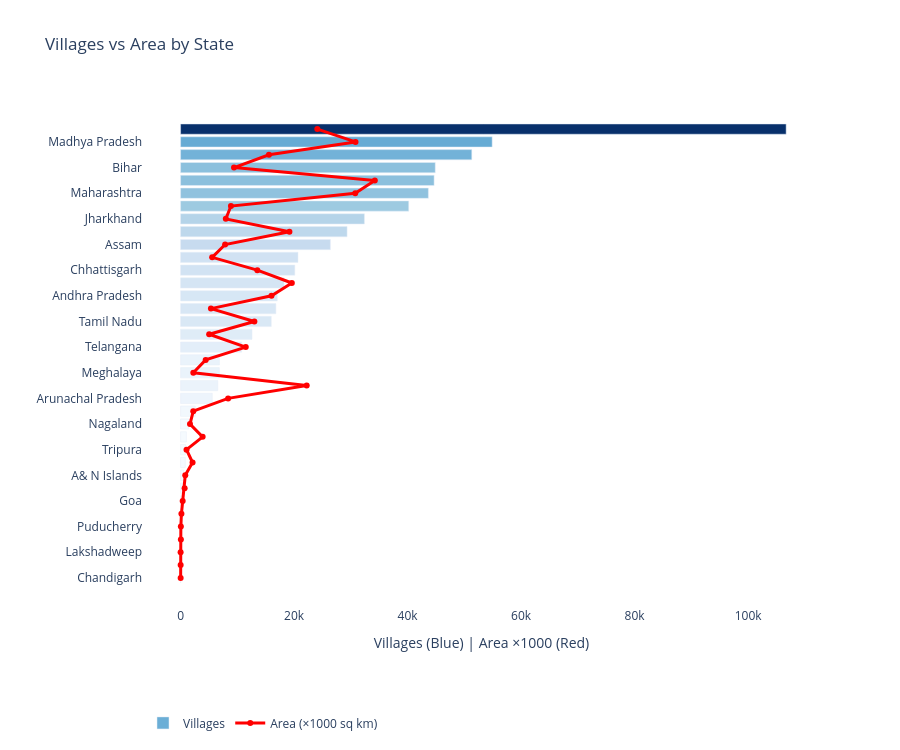

Notebook source saved alongside this figure:
### Code cell
df = df_rhs.copy()
df = df[df['State/UT'] != 'All India']
df = df.sort_values('Number of Villages')
df['Area_scaled'] = df['Area [Sq. Km.] - Total'] / 10
fig = go.Figure()
fig.add_bar(
    x=df['Number of Villages'],
    y=df['State/UT'],
    orientation='h',
    name='Villages',
    marker=dict(
        color=df['Number of Villages'],
        colorscale='Blues'
    )
)
fig.add_scatter(
    x=df['Area_scaled'],
    y=df['State/UT'],
    mode='lines+markers',
    name='Area (×1000 sq km)',
    line=dict(color='red', width=3)
)
fig.update_layout(
    title='Villages vs Area by State',
    height=750,
    xaxis_title='Villages (Blue) | Area ×1000 (Red)',
    yaxis_title='',
    legend=dict(orientation='h', y=-0.2),
    plot_bgcolor='white'
)

chart9 = fig
chart9

### Figure 1 — Plotly figure (JSON) as saved in the notebook; plotly's stock layout.template omitted (floating-point values rounded to 4 significant figures)
{"data": [{"marker": {"color": [5, 19, 21, 65, 90, 112, 334, 452, 555, 830, 875, 1018, 1428, 2588, 5589, 6551, 6839, 6841, 10761, 12581, 15979, 16793, 17039, 18225, 20126, 20690, 26395, 29340, 32394, 40203, 43663, 44672, 44874, 51313, 54903, 106704], "colorscale": [[0, "rgb(247,251,255)"], [0.125, "rgb(222,235,247)"], [0.25, "rgb(198,219,239)"], [0.375, "rgb(158,202,225)"], [0.5, "rgb(107,174,214)"], [0.625, "rgb(66,146,198)"], [0.75, "rgb(33,113,181)"], [0.875, "rgb(8,81,156)"], [1, "rgb(8,48,107)"]]}, "name": "Villages", "orientation": "h", "type": "bar", "x": [5, 19, 21, 65, 90, 112, 334, 452, 555, 830, 875, 1018, 1428, 2588, 5589, 6551, 6839, 6841, 10761, 12581, 15979, 16793, 17039, 18225, 20126, 20690, 26395, 29340, 32394, 40203, 43663, 44672, 44874, 51313, 54903, 106704], "y": ["Chandigarh", "Daman & Diu", "Lakshadweep", "D & N Haveli", "Puducherry", "Delhi", "Goa", "Sikkim", "A& N Islands", "Mizoram", "Tripura", "Kerala", "Nagaland", "Manipur", "Arunachal Pradesh", "Jammu & Kashmir", "Meghalaya", "Haryana", "Telangana", "Punjab", "Tamil Nadu", "Uttarakhand", "Andhra Pradesh", "Gujarat", "Chhattisgarh", "Himachal Pradesh", "Assam", "Karnataka", "Jharkhand", "West Bengal", "Maharashtra", "Rajasthan", "Bihar", "Odisha", "Madhya Pradesh", "Uttar Pradesh"]}, {"line": {"color": "red", "width": 3}, "mode": "lines+markers", "name": "Area (×1000 sq km)", "type": "scatter", "x": [11.4, 11.2, 3.2, 49.1, 47.9, 148.3, 370.2, 709.6, 824.9, 2108.0, 1049.0, 3886.0, 1658.0, 2233.0, 8374.0, 22220.0, 2243.0, 4421.0, 11480.0, 5036.0, 13010.0, 5348.0, 16020.0, 19600.0, 13520.0, 5567.0, 7844.0, 19180.0, 7971.0, 8875.0, 30770.0, 34220.0, 9416.0, 15570.0, 30820.0, 24090.0], "y": ["Chandigarh", "Daman & Diu", "Lakshadweep", "D & N Haveli", "Puducherry", "Delhi", "Goa", "Sikkim", "A& N Islands", "Mizoram", "Tripura", "Kerala", "Nagaland", "Manipur", "Arunachal Pradesh", "Jammu & Kashmir", "Meghalaya", "Haryana", "Telangana", "Punjab", "Tamil Nadu", "Uttarakhand", "Andhra Pradesh", "Gujarat", "Chhattisgarh", "Himachal Pradesh", "Assam", "Karnataka", "Jharkhand", "West Bengal", "Maharashtra", "Rajasthan", "Bihar", "Odisha", "Madhya Pradesh", "Uttar Pradesh"]}], "layout": {"height": 750, "legend": {"orientation": "h", "y": -0.2}, "plot_bgcolor": "white", "title": {"text": "Villages vs Area by State"}, "xaxis": {"title": {"text": "Villages (Blue) | Area ×1000 (Red)"}}, "yaxis": {"title": {"text": ""}}}}
